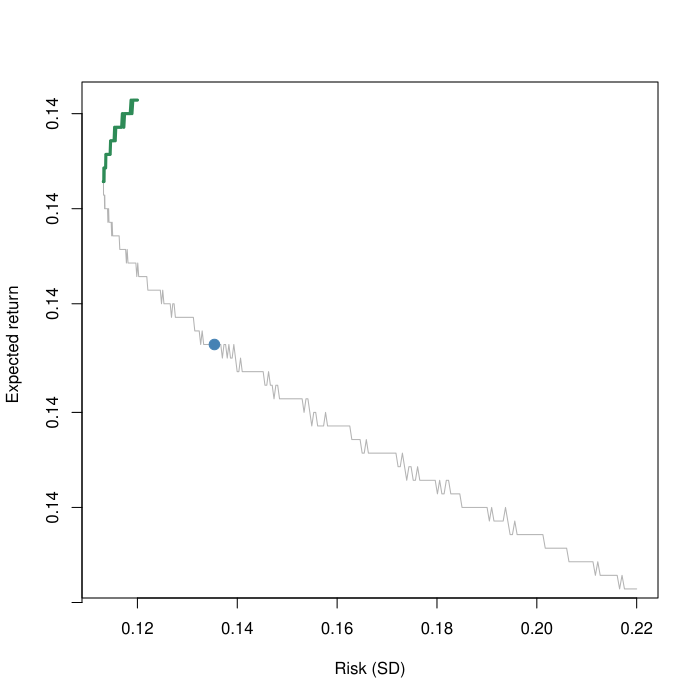

The script that saved this image:
pdf('tests/r-output/case-16.pdf')
# 实验08：两资产均值—方差组合
mu <- c(A = 0.140000000000001, B = 0.14)
s <- c(A = 0.120000000000001, B = 0.22)
rho <- 0.200000000000003
w1 <- 0.5
w2 <- 1 - w1
rp <- w1*mu[1] + w2*mu[2]
vp <- w1^2*s[1]^2 +
      w2^2*s[2]^2 +
      2*w1*w2*s[1]*s[2]*rho
sp <- sqrt(vp)
d <- (s[1]-s[2])^2 +
     2*s[1]*s[2]*(1-rho)
mv <- if (d == 0) {
  as.numeric(mu[1] >= mu[2])
} else {
  max(0, min(1,
    (s[2]*(s[2]-s[1]) +
     s[1]*s[2]*(1-rho))/d))
}
w <- sort(unique(c(
  seq(0, 1, 0.0025), mv)))
ret <- w*mu[1] + (1-w)*mu[2]
vol <- sqrt(
  (w*s[1]-(1-w)*s[2])^2 +
  2*w*(1-w)*s[1]*s[2]*(1+rho))
eff <- w >= mv - 1e-10
plot(vol, ret, type="l",
  col="grey70", xlab="Risk (SD)",
  ylab="Expected return")
lines(vol[eff], ret[eff],
  col="seagreen", lwd=3)
points(vol[eff], ret[eff],
  col="seagreen", pch=16, cex=.3)
points(sp, rp, pch=19,
  col="steelblue", cex=1.4)
print(c(return=rp,
  variance=vp, sd=sp))
cat(sprintf('RESULT %.17g %.17g %.17g\n',rp,vp,sp))
cat('EFFICIENT',sum(eff),'\n')
cat(sprintf('MV %.17g\n',mv))
dev.off()
